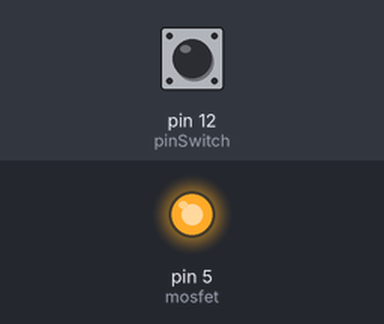
Bench run of a sketch on a simulated Arduino Uno, built with avr-gcc and run on an emulated ATmega328P. Parts: output pins drawn as LEDs (lit = HIGH). Inputs (shaded band) come from the test bench; at power-on: pin 12 (pinSwitch) HIGH.

Above: at 0.1 s.
Timing chart, 0 to 1.6 s (numbered marks = the images above):
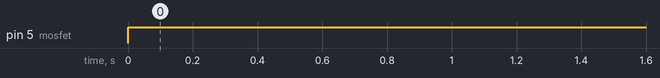

The sketch:

Mosfet_Relay_Controler.ino
```cpp
//Link to setup page from instructables: Arduino Reed Switch
// http://www.instructables.com/id/Arduino-Reed-Switch/?ALLSTEPS


const int pinSwitch = 12; //Pin Reed

const int mosfet = 5; //Pin LED

int pinVal = 0;

void setup()

{

pinMode(mosfet, OUTPUT); //Imposto i PIN
//Serial.begin(9600);
pinMode(pinSwitch, INPUT);

}

void loop()

{

//pinVal = analogRead(pinSwitch); //Leggo il valore del Reed
digitalWrite(pinSwitch, HIGH);
pinVal = digitalRead(pinSwitch);
if (pinVal == HIGH){
  digitalWrite(mosfet, HIGH);
}
//Serial.print(pinVal);


}
```

Measured:
- by itself, pin 5 (mosfet): LOW → HIGH at 0.00 s
